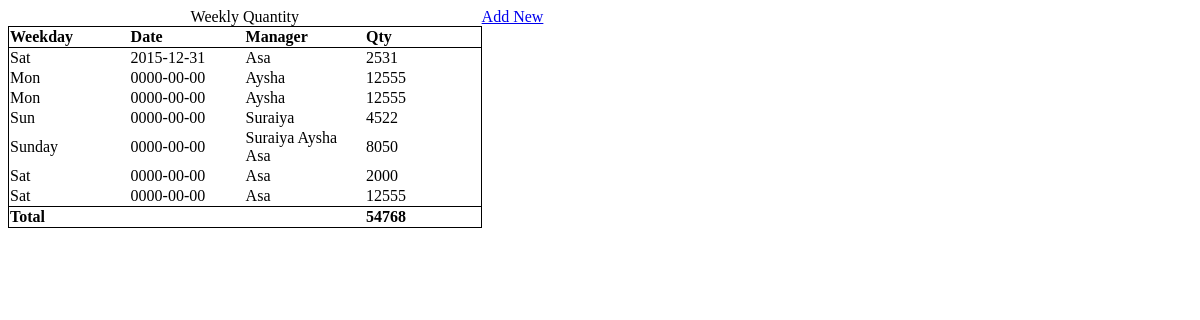
The page / on the database its author committed.
### tables this page shows
CREATE TABLE IF NOT EXISTS `tbl_quantity` (
`id` int(11) NOT NULL,
  `week` varchar(255) NOT NULL,
  `date` date NOT NULL,
  `manager` varchar(255) NOT NULL,
  `quantity` int(11) NOT NULL
);

### src/Quantity_Manager/quantity_manager.php (called while the page is built, shortened)
<?php
class Quantity_Manager {
    public function index(){
        $manager_objs = array();
        $query = "SELECT * FROM `tbl_quantity`";
        $result = mysql_query($query);
        while($row = mysql_fetch_object($result)){
            $manager_objs[] = $row;
        }
        return $manager_objs;
    }
    public function total(){
        $query="SELECT SUM(quantity) FROM tbl_quantity";
        $result=  mysql_query($query);
        while($row = mysql_fetch_array($result)){
            $sum = $row['SUM(quantity)'];
        }
        return $sum;
    }
}

### index.php (the view, shortened to what this page needs)
<?php
    $manager_obj = new Quantity_Manager();
    $manager_objs = $manager_obj->index();
    $sum = $manager_obj->total();
?>
<!DOCTYPE html>
<html>
    <head>
    </head>
    <body>
        <div>
            <span id="utility"> <a href="views/Quantity_Manager/create.php">Add New</a></span>
        </div>
        <table>
	<caption>Weekly Quantity</caption>
        <thead style="text-align: left">
    <tr>
      <th>Weekday</th>
      <th>Date</th>
      <th>Manager</th>
      <th>Qty</th>
    </tr>
  </thead>
  <tbody>
    <?php
    foreach($manager_objs as $manager_obj){
    ?>
    <tr>
      <td><?php echo $manager_obj->week;?></td>
      <td><?php echo $manager_obj->date;?></td>
      <td><?php echo $manager_obj->manager;?></td>
      <td><?php echo $manager_obj->quantity;?></td>
    </tr>
    <?php
    }
    ?>
  </tbody>
  <tfoot>
    <tr>
        <td colspan="3"><b>Total</b></td>
        <td><b><?php  echo $sum ?></b></td>
    </tr>
  </tfoot>
</table>
</body>
</html>

### index.php (style rules this page uses)
table { border-collapse: collapse; }
table , thead,tbody { border: 1px solid black; }
td { width: 134px; }
#utility { float:right; width:60%; }

### rows shown on the page
tbl_quantity: week "Sat", date "2015-12-31", manager "Asa", quantity "2531"
tbl_quantity: week "Mon", date "0000-00-00", manager "Aysha", quantity "12555"
tbl_quantity: week "Mon", date "0000-00-00", manager "Aysha", quantity "12555"
tbl_quantity: week "Sun", date "0000-00-00", manager "Suraiya", quantity "4522"
tbl_quantity: week "Sunday", date "0000-00-00", manager "Suraiya Aysha Asa", quantity "8050"
tbl_quantity: week "Sat", date "0000-00-00", manager "Asa", quantity "2000"
tbl_quantity: week "Sat", date "0000-00-00", manager "Asa", quantity "12555"

### other values the page prints
$sum "54768"
